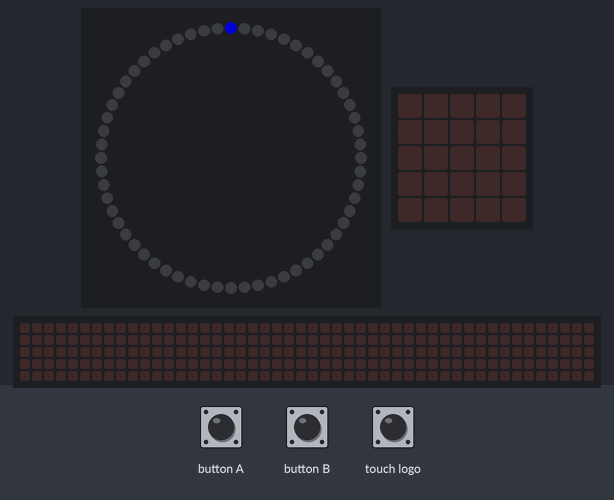
A program run on a simulated BBC micro:bit (MakeCode). Parts: 60 RGB LEDs in a ring, first at the top, clockwise, the board's 5×5 LED display, a strip that is not on the board, showing the scrolling text unrolled. The inputs (shaded band) are chosen by the test bench. Dim RGB values are drawn brighter than linear; the 48×5 strip is a reading aid, not a part: it shows the text the display is scrolling, unrolled, one strip-width of it at a time.

Above: at 1.2 s.
1.3 s: touch logo pressed for 0.15 s
At 1.89 s:
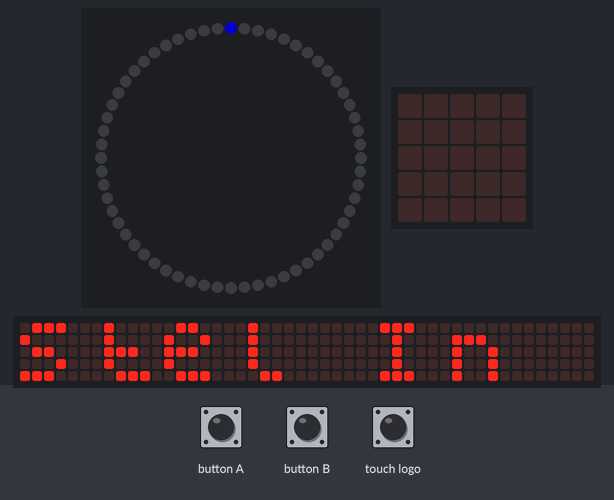
2.0 s: button A pressed for 0.15 s
At 2.47 s:
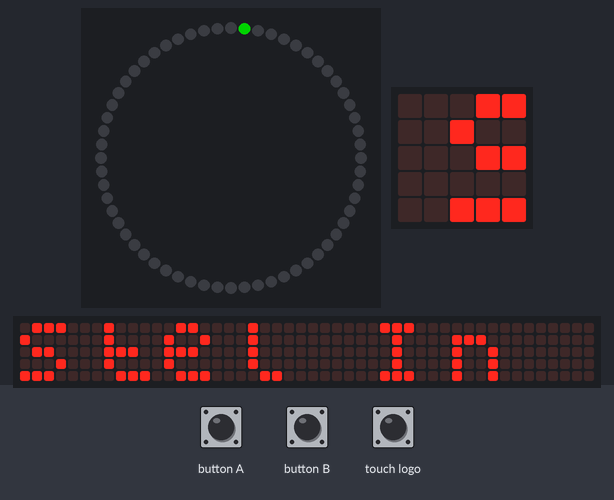
2.7 s: button A pressed for 0.15 s
At 3.09 s:
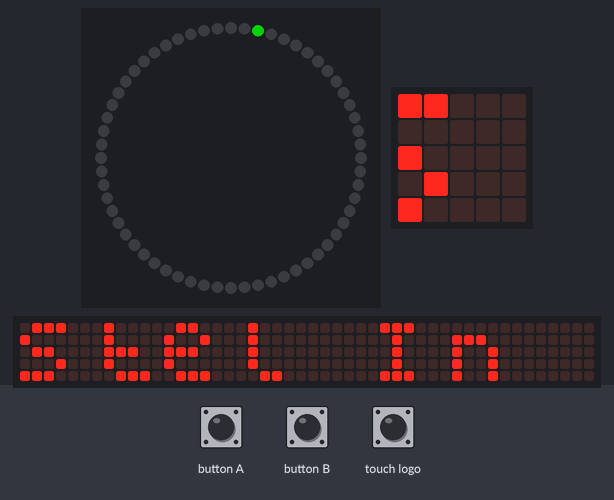
Timing chart, 0 to 5.7 s (numbered marks = the images above; inputs shaded):
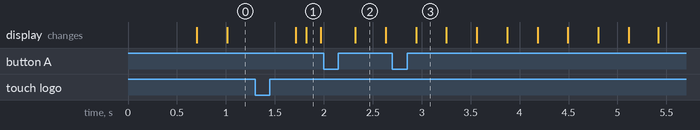

The program:

main.ts
```typescript
let AlarmInstel = 0
let AlarmMinuut = 0
let Min = 0
let AlarmUur = 0
let Uur = 0
let haloDisplay2: kitronik_halo_hd.ZIPHaloHd = null
let haloDisplay: kitronik_halo_hd.ZIPHaloHd = null
let Sec = 0
let haloDisplay3: kitronik_halo_hd.ZIPHaloHd = null
let haloDisplay5: kitronik_halo_hd.ZIPHaloHd = null
let haloDisplay4: kitronik_halo_hd.ZIPHaloHd = null
input.onButtonPressed(Button.A, function () {
    if (AlarmInstel == 1) {
        AlarmMinuut += 1
    }
    if (AlarmInstel == 0 || AlarmInstel == 2) {
        Min += 1
    }
})
input.onButtonPressed(Button.B, function () {
    if (AlarmInstel == 1) {
        AlarmUur += 5
    }
    if (AlarmInstel == 0 || AlarmInstel == 2) {
        Uur += 5
    }
})
input.onLogoEvent(TouchButtonEvent.Pressed, function () {
    if (AlarmInstel != 1) {
        AlarmMinuut = 0
        AlarmUur = 0
    }
})
basic.forever(function () {
    if (AlarmInstel == 0 || AlarmInstel == 2) {
        if (Uur != Min) {
            haloDisplay2 = kitronik_halo_hd.createZIPHaloDisplay(60)
            haloDisplay2.setZipLedColor(Min, kitronik_halo_hd.colors(ZipLedColors.Green))
            haloDisplay2.show()
        }
    }
})
basic.forever(function () {
    if (AlarmInstel == 0 || AlarmInstel == 2) {
        haloDisplay = kitronik_halo_hd.createZIPHaloDisplay(60)
        haloDisplay.setZipLedColor(Sec, kitronik_halo_hd.colors(ZipLedColors.Red))
        if (Sec != Min && Sec != Uur) {
            haloDisplay.show()
        }
    }
})
basic.forever(function () {
    if (AlarmInstel == 0 || AlarmInstel == 2) {
        haloDisplay3 = kitronik_halo_hd.createZIPHaloDisplay(60)
        haloDisplay3.setZipLedColor(Uur, kitronik_halo_hd.colors(ZipLedColors.Blue))
        haloDisplay3.show()
    }
})
basic.forever(function () {
    if (AlarmInstel == 0 || AlarmInstel == 2) {
        if (input.logoIsPressed()) {
            basic.pause(500)
            AlarmInstel = 1
            basic.showString("Stel In")
        }
    }
    if (AlarmInstel == 1) {
        if (input.logoIsPressed()) {
            basic.pause(500)
            AlarmInstel = 2
        }
    }
    if (AlarmInstel == 2) {
        if (AlarmMinuut == Min && AlarmUur == Uur) {
            music.play(music.createSoundExpression(WaveShape.Sine, 5000, 627, 255, 255, 500, SoundExpressionEffect.None, InterpolationCurve.Linear), music.PlaybackMode.UntilDone)
        }
    }
})
basic.forever(function () {
    Sec += 1
    basic.pause(999)
})
basic.forever(function () {
    if (Sec == 60) {
        Sec = 0
        Min += 1
    }
    if (Min == 60) {
        Min = 0
        Uur += 5
    }
    if (Uur == 60) {
        Uur = 0
    }
    if (AlarmMinuut == 60) {
        AlarmMinuut = 0
    }
    if (AlarmUur == 60) {
        AlarmUur = 0
    }
})
basic.forever(function () {
    if (AlarmInstel == 1) {
        haloDisplay5 = kitronik_halo_hd.createZIPHaloDisplay(60)
        haloDisplay5.setZipLedColor(AlarmUur, kitronik_halo_hd.colors(ZipLedColors.Blue))
        haloDisplay5.show()
        if (AlarmMinuut != AlarmUur) {
            haloDisplay4 = kitronik_halo_hd.createZIPHaloDisplay(60)
            haloDisplay4.setZipLedColor(AlarmMinuut, kitronik_halo_hd.colors(ZipLedColors.Green))
            haloDisplay4.show()
        }
    }
})
```

test.ts
```typescript
// tests gaan hier; deze zal niet worden gecompileerd wanneer dit pakket wordt gebruikt als extensie.
```

Measured:
- after the input at 1.3 s, the display: first differs from a run without the input after 0.52 s (image 1)
- after the input at 2.0 s, the display: changes after 0.32 s (image 2)
